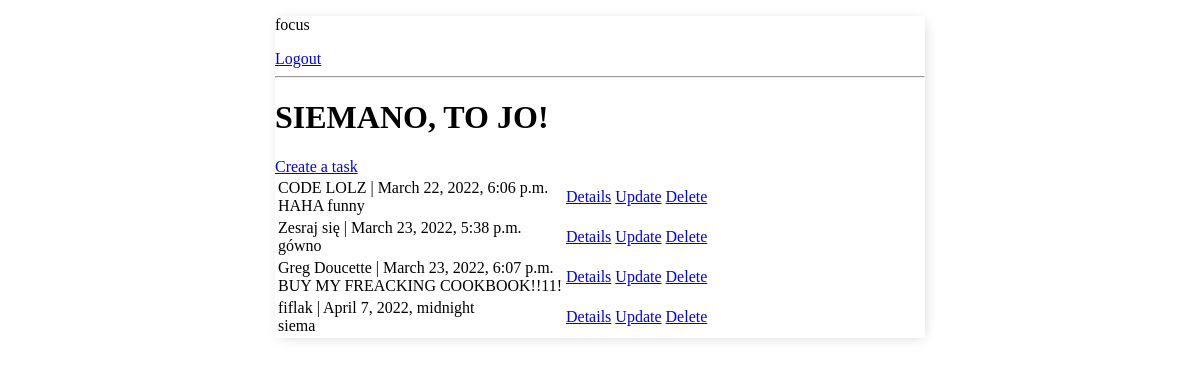
The app's page / (signed in), older data.
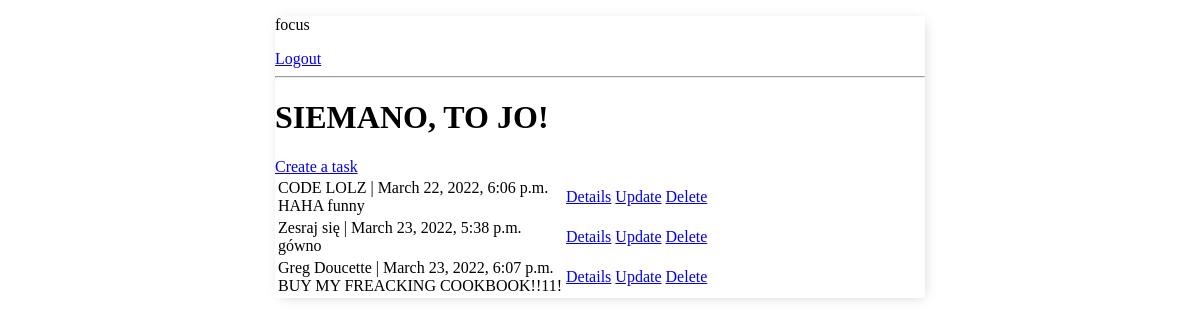
The same page, newer data.
### website/models.py (models this page shows, shortened)
class Task(models.Model):
    name = models.CharField(max_length=69)
    description = models.TextField(max_length=1337)
    deadline = models.DateTimeField()
    status = models.BooleanField()
    user = models.ForeignKey(User, on_delete=models.CASCADE, null=True, blank=True)
    class Meta:
        ordering = ['deadline']

### website/views.py (the view)
# urls.py: path('', views.MainTasksView.as_view(), name='main-tasks'),
class MainTasksView(LoginRequiredMixin, ListView):
    model = Task
    context_object_name = "tasks"
    template_name = "maintasks.html"
    def get_context_data(self, **kwargs):
        context = super().get_context_data(**kwargs)
        context['tasks'] = context['tasks'].filter(user=self.request.user)
        context['count'] = context['tasks'].filter(status=False).count()
        return context

### website/templates/maintasks.html (shortened to what this page needs)
{% extends "base.html" %}
{% block content %}
<html lang="en">
<head>
</head>
<body>
{% if request.user.is_authenticated %}
<p>{{ request.user }}</p>
<a href="{% url 'logout' %}">Logout</a>
{% else %}
<a href="{% url 'login' %}">Login</a>
{% endif %}
<hr>
<h1>SIEMANO, TO JO!</h1>
<a href="{% url 'create-tasks' %}">Create a task</a>
<table>
{% for task in tasks %}
<tr>
    <td>{{ task.name }} | {{ task.deadline }}<br>{{ task.description }}</td>
    <td><a href="{% url 'detail-tasks' task.id %}">Details</a></td>
    <td><a href="{% url 'update-tasks' task.id %}">Update</a></td>
    <td><a href="{% url 'delete-tasks' task.id %}">Delete</a></td>
</tr>
{% empty %}
    <h3>No tasks yet.</h3>
{% endfor %}
</table>
</body>
</html>
{% endblock content %}

### website/templates/base.html (shortened to what this page needs)
<!DOCTYPE html>
<html lang="en">
<head>
    {% load static %}
    <link rel="stylesheet" href="{% static 'style.css' %}">
</head>
<body>
<div class="container">
    {% block content %}
    {% endblock content %}
</div>
</body>
</html>

### website/static/style.css (style rules this page uses)
.container { max-width: 650px; margin: auto; background-color: #fff; -webkit-box-shadow: 2px 2px 13px -4px rgba(0, 0, 0, 0.21); box-shadow: 2px 2px 13px -4px rgba(0, 0, 0, 0.21); }

Row changes from the older to the newer data that the page shows:
removed Task: name "fiflak", deadline "April 7, 2022, midnight", description "siema"
